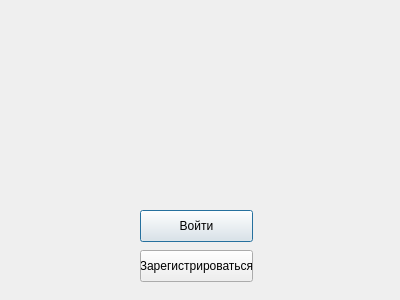
<?xml version="1.0" encoding="UTF-8"?>
<ui version="4.0">
    <class>Dialog</class>
    <widget class="QDialog" name="Dialog">
        <property name="geometry">
            <rect>
                <x>0</x>
                <y>0</y>
                <width>400</width>
                <height>300</height>
            </rect>
        </property>
        <property name="windowTitle">
            <string>Авторизация</string>
        </property>
        <widget class="QPushButton" name="pushButton">
            <property name="geometry">
                <rect>
                    <x>140</x>
                    <y>250</y>
                    <width>113</width>
                    <height>32</height>
                </rect>
            </property>
            <property name="sizePolicy">
                <sizepolicy hsizetype="Maximum" vsizetype="Fixed">
                    <horstretch>0</horstretch>
                    <verstretch>0</verstretch>
                </sizepolicy>
            </property>
            <property name="text">
                <string>Зарегистрироваться</string>
            </property>
            <property name="default">
                <bool>true</bool>
            </property>
        </widget>
        <widget class="QPushButton" name="pushButton_2">
            <property name="geometry">
                <rect>
                    <x>140</x>
                    <y>210</y>
                    <width>113</width>
                    <height>32</height>
                </rect>
            </property>
            <property name="text">
                <string>Войти</string>
            </property>
            <property name="default">
                <bool>true</bool>
            </property>
        </widget>
    </widget>
    <resources/>
    <connections/>
</ui>
